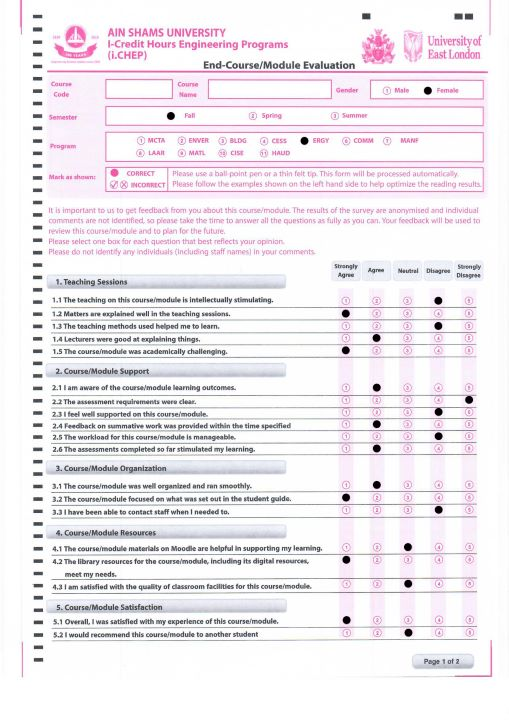
#> input picture test_sample12.jpg, 509 x 720 px
$ python Final_Project.py   (older library calls are emulated)
#> lines starting #> are read from the running program, lines starting #| are printed output that depends on the picture; after the words box and inside, x2 and y2 are one past the last pixel; in counts of white or black regions, pixels touching at a corner belong together
import cv2
import numpy as np
import math

x = input("Enter image path : ")
#> the answer given: test_sample12.jpg
def rotateImage(image, angle): # image rotation function by calculating the center of the image and then rotate it
    image_center = tuple(np.array(image.shape[1::-1]) / 2) # calculating the center of image
    rot_mat = cv2.getRotationMatrix2D(image_center, angle, 1.0) # calculating the suitable rotation matrix
    result = cv2.warpAffine(image, rot_mat, image.shape[1::-1], flags=cv2.INTER_LINEAR) # Getting the final image as a result
    return result


file = open("Output.txt","w+") # Opening the output file to use it
img = cv2.imread(x, 0) # Reading the input image
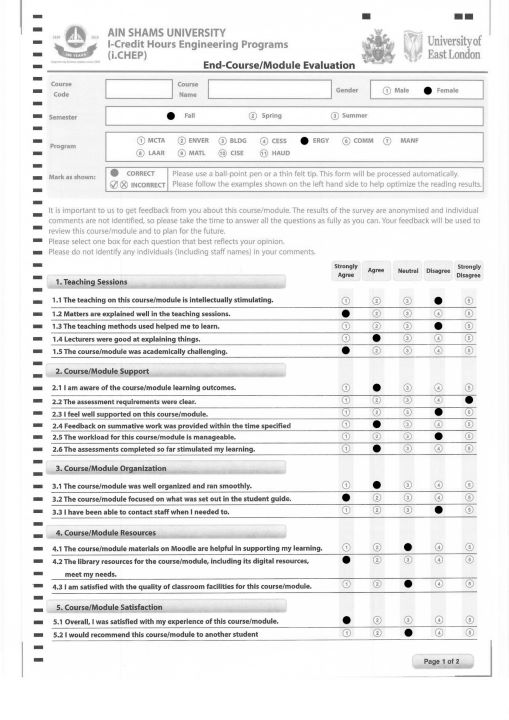
#> img: shape (720, 509); min 0, max 255, mean 237.2
img = cv2.resize(img,(481,680)) # Resizing the image
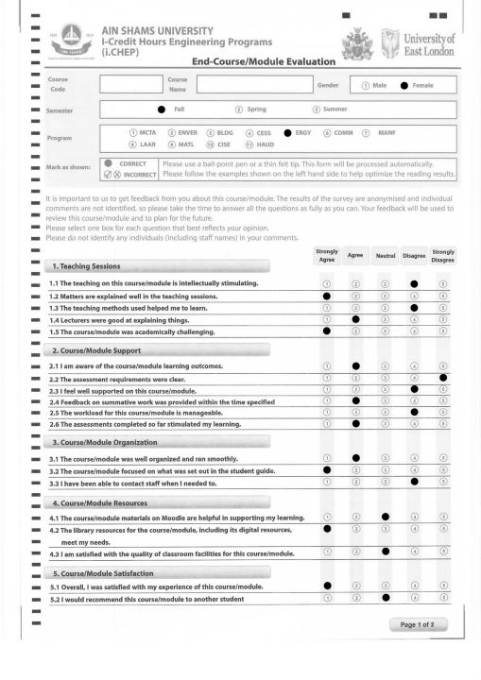
#> img: shape (680, 481); min 0, max 255, mean 237.1
img = cv2.bitwise_not(img) # Inverting the image to be ready for applying some operations
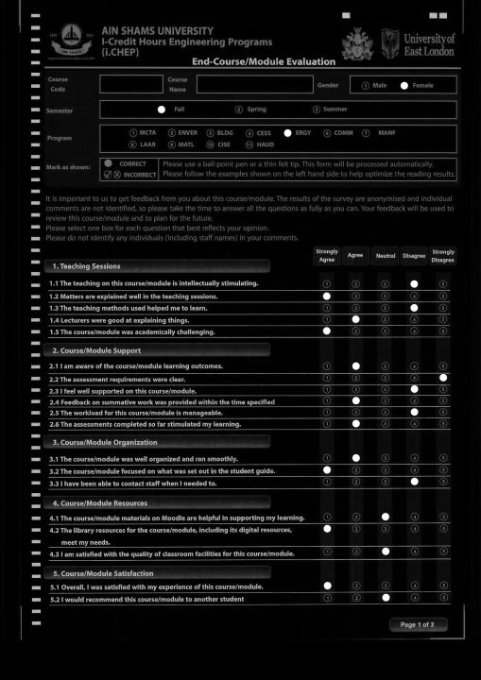
#> img: shape (680, 481); min 0, max 255, mean 17.9

img_edges = cv2.Canny(img, 100, 100, apertureSize=3) # Edge detection
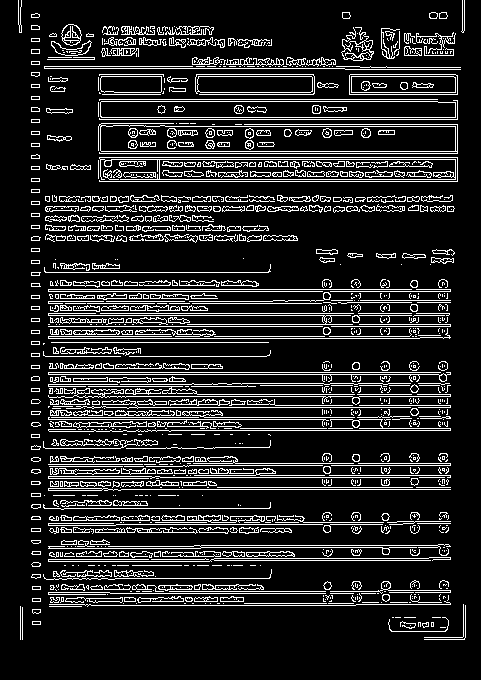
#> img_edges: shape (680, 481); 14.5% white in thin lines or dots, all inside (x1, y1, x2, y2) = (18, 0, 466, 640)
lines = cv2.HoughLinesP(img_edges, 1, math.pi / 180.0, 100, minLineLength=50, maxLineGap=5) # Line detection
#> lines = 176 rows, first 6: [48, 291, 322, 291], [99, 119, 457, 119], [48, 374, 450, 374], [48, 338, 419, 338], [48, 419, 352, 419], [101, 101, 437, 101]
angles = []
for x1, y1, x2, y2 in lines[0]:

    angle = math.degrees(math.atan2(y2 - y1, x2 - x1)) # Calculating the angle of rotation by calculating slope
    angles.append(angle)
#> this loop made 1 pass
#> (x1, y1, x2, y2, angle) on pass 1: (48, 291, 322, 291, 0)
#> after the loop, angles = [0]

median_angle = np.median(angles) # Getting the angle value to rotate the image
#> median_angle = 0

img = rotateImage(img,median_angle) # Image rotation function by passing the image and the angle calculated before
#> in rotateImage, `rot_mat = cv2.getRotationMatrix2D(image_center, angle, 1.0)`: rot_mat = [[1, 0, 0], [0, 1, 0]]
img = cv2.resize(img,(481,680)) # Resizing again after rotation

ret, thresh = cv2.threshold(img,235,255,cv2.THRESH_BINARY) # Applying thresholding on the image to get the needed information only
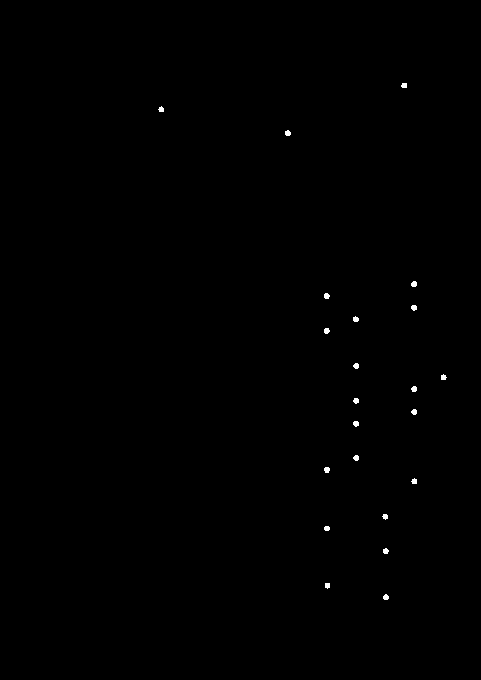
#> thresh: shape (680, 481); 0.19% white; 22 white regions, largest, box (x1, y1, x2, y2) and area: (411, 281, 417, 287) 30, (324, 467, 330, 473) 30, (285, 130, 291, 136) 29
kernel = cv2.getStructuringElement(cv2.MORPH_ELLIPSE,(3,3))
eroded = cv2.erode(thresh,kernel)
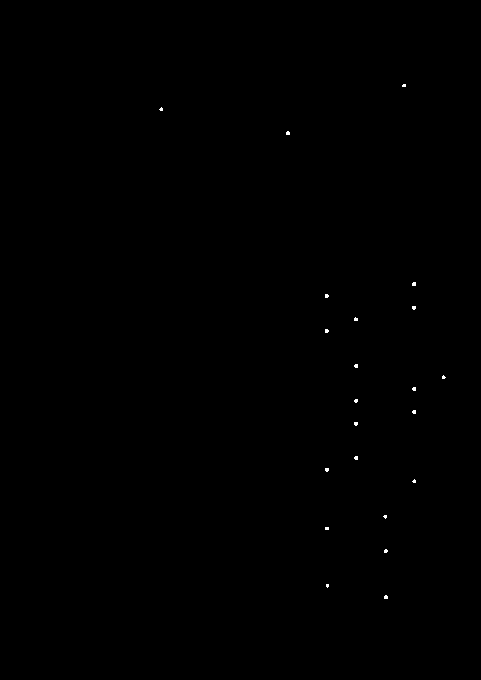
#> eroded: shape (680, 481); 0.09% white in thin lines or dots, all inside (x1, y1, x2, y2) = (159, 84, 446, 599)
eroded = cv2.dilate(eroded,kernel) # erosion to make sure there is no noise
#> eroded: shape (680, 481); 0.18% white; 22 white regions, largest, box (x1, y1, x2, y2) and area: (411, 281, 417, 287) 30, (285, 130, 291, 136) 28, (324, 293, 330, 299) 28

answers = cv2.connectedComponentsWithStats(eroded, 4, cv2.CV_32S) # Function to detect the components in the image after thresholding
answers = answers[2]
#> answers = 23 rows, first 6: [0, 0, 481, 680, 326499], [401, 83, 6, 5, 24], [158, 106, 6, 6, 23], [285, 130, 6, 6, 28], [411, 281, 6, 6, 30], [324, 293, 6, 6, 28]
answers = answers[1:23]
#> answers = 22 rows, first 6: [401, 83, 6, 5, 24], [158, 106, 6, 6, 23], [285, 130, 6, 6, 28], [411, 281, 6, 6, 30], [324, 293, 6, 6, 28], [411, 305, 6, 6, 28]
j = 0
Question_no = "1.1","1.2","1.3","1.4","1.5","2.1","2.2","2.3","2.4","2.5","2.6","3.1","3.2","3.3","4.1","4.2","4.3",\
              "5.1","5.2"
answer_previous = answers[0][1]
#> answer_previous = 83

for f in answers:
    if (f[1] == answers[0][1]):
       # answer_previous = i
        continue
    elif((f[1]<=answer_previous+3) & (f[1]>=answer_previous-3)):
        print("error")
        file.write("Rejected")
        file.close()
        cv2.destroyAllWindows()
    else:answer_previous = f[1]
#> this loop made 22 passes
#> (f, answer_previous) on passes 2 to 13: ([158, 106, 6, 6, 23], 106), ([285, 130, 6, 6, 28], 130), ([411, 281, 6, 6, 30], 281), ([324, 293, 6, 6, 28], 293), ([411, 305, 6, 6, 28], 305), ([353, 316, 6, 6, 27], 316), ([324, 328, 6, 6, 28], 328), ([353, 363, 6, 6, 28], 363), ([441, 374, 6, 6, 23], 374), ([411, 386, 6, 6, 28], 386), ([353, 398, 6, 6, 26], 398), ([411, 409, 6, 6, 28], 409)


for i in answers: # printing the answers detected from the image
    if i[1] == answers[0][1]:
        if (i[0] >= 353) & (i[0] <= 391):
            file.write("Gender: Male \r\n")
        elif (i[0] >= 392) & (i[0] <= 446):
            file.write("Gender: Female \r\n")
    if i[1] == answers[1][1]:
        # Continue semester values
        if (i[0] >= 145) & (i[0] <= 185):
            file.write("Semester: Fall \r\n")
        if (i[0] >= 190) & (i[0] <= 260):
            file.write("Semester: Spring \r\n")
        if (i[0] >= 290) & (i[0] <= 350):
            file.write("Semester: Summer \r\n")
    if i[1] == answers[2][1]:
        # Program value
        if (i[0] >= 120) & (i[0] <= 150) & ~(i[1] >= 140):
            file.write("Program: MCTA \r\n====================================================================== \r\n"
                       "====================================================================== \r\n")  # done
        if (i[0] >= 159) & (i[0] <= 189) & ~(i[1] >= 140):
            file.write("Program: ENVER \r\n====================================================================== \r\n"
                       "====================================================================== \r\n")  # done
        if (i[0] >= 198) & (i[0] <= 228) & ~(i[1] >= 140):
            file.write("Program: BLDG \r\n====================================================================== \r\n"
                       "====================================================================== \r\n")  # done
        if (i[0] >= 237) & (i[0] <= 277) & ~(i[1] >= 140):
            file.write("Program: CESS \r\n====================================================================== \r\n"
                       "====================================================================== \r\n")  # done
        if (i[0] >= 275) & (i[0] <= 305) & ~(i[1] >= 140):
            file.write("Program: ERGY \r\n====================================================================== \r\n"
                       "====================================================================== \r\n")  # done
        if (i[0] >= 307) & (i[0] <= 337) & ~(i[1] >= 140):
            file.write("Program: COMM \r\n====================================================================== \r\n"
                       "====================================================================== \r\n")  # done
        if (i[0] >= 354) & (i[0] <= 384) & ~(i[1] >= 140):
            file.write("Program: MANF \r\n====================================================================== \r\n"
                       "====================================================================== \r\n")  # done
        if (i[0] >= 120) & (i[0] <= 150) & (i[1] >= 140):
            file.write("Program: LAAR \r\n====================================================================== \r\n"
                       "====================================================================== \r\n")  # done
        if (i[0] >= 159) & (i[0] <= 189) & (i[1] >= 140):
            file.write("Program: MATL \r\n====================================================================== \r\n"
                       "====================================================================== \r\n")  # done
        if (i[0] >= 198) & (i[0] <= 228) & (i[1] >= 140):
            file.write("Program: CISE \r\n====================================================================== \r\n"
                       "====================================================================== \r\n")  # done
        if (i[0] >= 237) & (i[0] <= 277) & (i[1] >= 140):
            file.write("Program: HAUD \r\n====================================================================== \r\n"
                       "====================================================================== \r\n")  # done

    while (j != 19) & (i[1] >= answers[3][1]):
        if i[1] == answers[j+3][1]:
            # Questions
            if (i[0] >= 310) & (i[0] <= 340):
                file.write("Question"+Question_no[j] + " : Strongly Agree \r\n====================================================================== \r\n")
                j += 1
                break
            if (i[0] >= 341) & (i[0] <= 371):
                file.write("Question"+Question_no[j] + " : Agree \r\n====================================================================== \r\n")
                j += 1
                break
            if (i[0] >= 372) & (i[0] <= 402):
                file.write("Question"+Question_no[j] + " : Neutral \r\n====================================================================== \r\n")
                j += 1
                break
            if (i[0] >= 403) & (i[0] <= 433):
                file.write("Question"+Question_no[j] + " : Disagree \r\n====================================================================== \r\n")
                j += 1
                break
            if (i[0] >= 434) & (i[0] <= 474):
                file.write("Question"+Question_no[j] + " : Strongly Disagree \r\n====================================================================== \r\n")
                j += 1
                break
#> this loop made 22 passes
#> i on passes 1 to 12: [401, 83, 6, 5, 24], [158, 106, 6, 6, 23], [285, 130, 6, 6, 28], [411, 281, 6, 6, 30], [324, 293, 6, 6, 28], [411, 305, 6, 6, 28], [353, 316, 6, 6, 27], [324, 328, 6, 6, 28], [353, 363, 6, 6, 28], [441, 374, 6, 6, 23], [411, 386, 6, 6, 28], [353, 398, 6, 6, 26]
#> after the loop, j = 19
file.close()
print("Finisheed Successfuly")
cv2.waitKey(0)
#cv2.destroyAllWindows()
